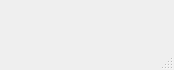
<?xml version="1.0" encoding="UTF-8"?>
<ui version="4.0">
 <class>MainWindow</class>
 <widget class="QMainWindow" name="MainWindow">
  <property name="geometry">
   <rect>
    <x>0</x>
    <y>0</y>
    <width>174</width>
    <height>70</height>
   </rect>
  </property>
  <property name="windowTitle">
   <string>MainWindow</string>
  </property>
  <widget class="QWidget" name="centralwidget"/>
  <widget class="QMenuBar" name="menubar">
   <property name="geometry">
    <rect>
     <x>0</x>
     <y>0</y>
     <width>174</width>
     <height>33</height>
    </rect>
   </property>
  </widget>
  <widget class="QStatusBar" name="statusbar"/>
 </widget>
 <resources/>
 <connections/>
</ui>
